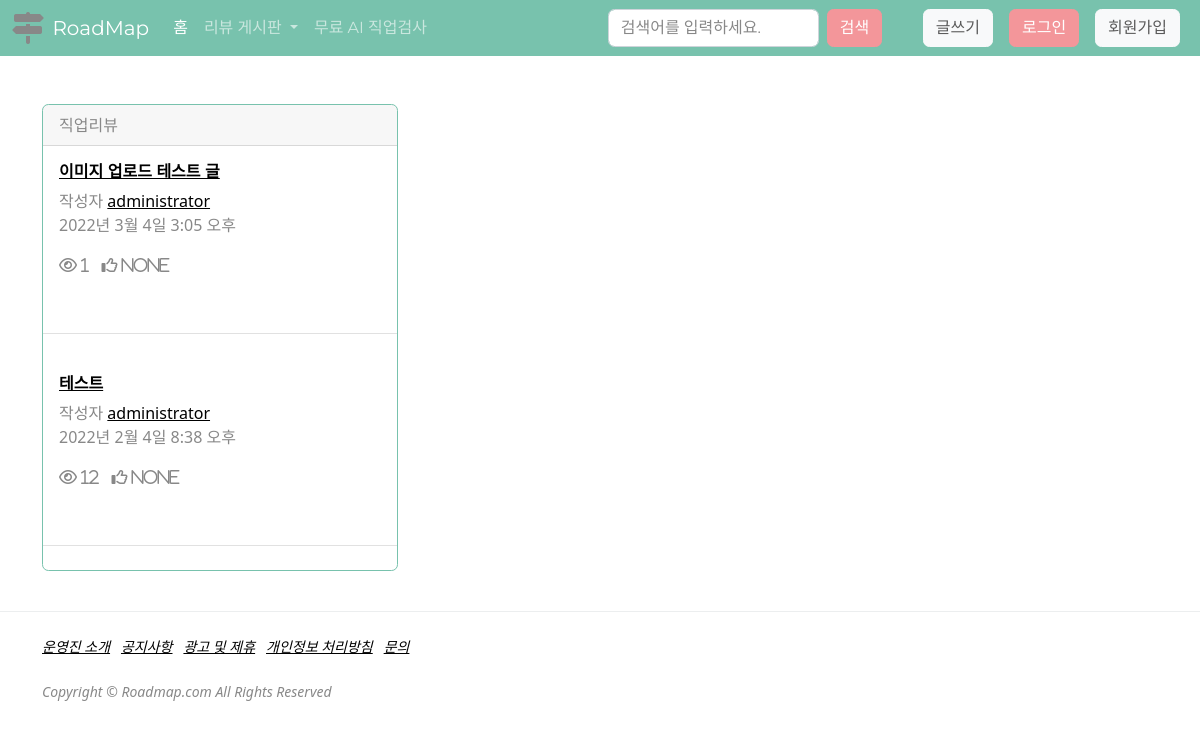
Page /board/job/ on the earlier database version.
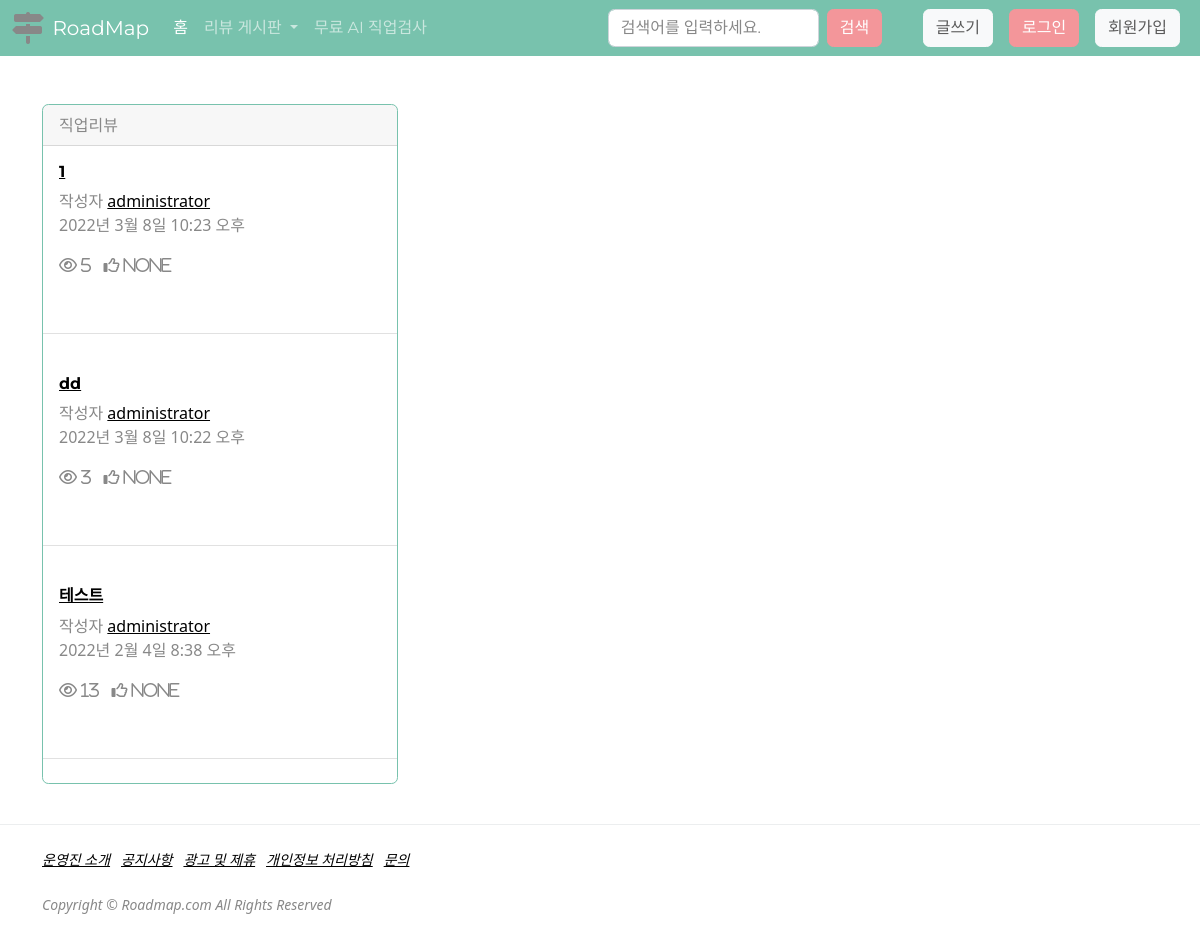
Same page on the later database version.
### board/models.py (models this page shows, shortened)
class Post(models.Model):
    title = models.CharField(max_length=200, verbose_name="제목")
    contents = models.TextField(verbose_name="내용")
    writer = models.ForeignKey(
        'user.BoardMember', on_delete=models.CASCADE, null=True, verbose_name="작성자")
    created_at = models.DateTimeField(
        auto_now_add=True, null=True, verbose_name="작성일")
    updated_at = models.DateTimeField(
        auto_now=True, null=True, verbose_name="최종수정일")
    view_count = models.PositiveIntegerField(default=0, verbose_name="조회수")
    like_count = models.IntegerField(null=True, verbose_name="좋아요수")
    name_choices = (('직업리뷰', '직업리뷰'), ('학과리뷰', '학과리뷰'))
    name = models.CharField(
        max_length=200, null=True, choices=name_choices, verbose_name="게시판명")
    class Meta:
        db_table = 'boards'
        verbose_name = '게시판'
        verbose_name_plural = '게시판'

### user/models.py (models this page shows)
class BoardMember(models.Model):
    username = models.CharField(max_length=100, verbose_name='유저ID')
    email = models.EmailField(max_length=100, verbose_name='유저메일')
    password = models.CharField(max_length=100, verbose_name='유저PW')
    created_at = models.DateTimeField(auto_now_add=True, verbose_name='가입날짜')
    updated_at = models.DateTimeField(auto_now=True, verbose_name='마지막수정일')
    def __str__(self):
        return self.username
    class Meta:
        db_table = 'boardmembers'
        verbose_name = '게시판멤버'
        verbose_name_plural = '게시판멤버'

### board/views.py (the view)
# urls.py: path('job/', views.job, name='job'),
def job(request):
    job_models = Post.objects.filter(name='직업리뷰').order_by('-id')
    return render(request, 'board.html', {'post': job_models, 'board_name': '직업'})

### board/templates/board.html (shortened to what this page needs)
{% extends "base.html" %}
{% block body %}
{% load static %}
<div class="container">
    <div class="row">
        <div class="col-sm-4">
            <div class="card border-primary mb-3" style="max-width: 25rem;">
                <div class="card-header">{{board_name}}리뷰</div>
                {% for board_detail in post %}
                <div class="card-body">
                    <a href="{% url 'board_detail' board_detail.pk %}">
                    <h6 class="card-title">{{board_detail.title}}</h6>
                    </a>
                    <p class="card-text">작성자
                        <a href="{% url 'board_detail' board_detail.pk %}">{{board_detail.writer}}</a><br>
                        {{board_detail.created_at}}
                    </p>
                    <p class="post-counter">
                        <i class="far fa-eye"> {{board_detail.view_count}}</i>
                        <i class="far fa-thumbs-up"> {{board_detail.like_count}}</i>
                </div>
                <hr class="my-4" />
                {% endfor %}
            </div>
        </div>
    </div>
</div>
{% endblock body %}

### main/templates/base.html (shortened to what this page needs)
{% load static %}
<!doctype html>
<html lang="ko">
  <head>
    <link rel="stylesheet" href="/static/css/bootstrap.css" />
  </head>
  <body>
      <nav class="navbar navbar-expand-lg navbar-dark bg-primary">
        <div class="container-fluid">
          <i class="fas fa-map-signs fa-2x"></i> &nbsp;&nbsp;
          <a class="navbar-brand" href="{% url 'index' %}">RoadMap</a>
          <div class="collapse navbar-collapse" id="navbarColor01">
            <ul class="navbar-nav me-auto">
              <li class="nav-item">
                <a class="nav-link active" href="{% url 'index' %}">홈
                </a>
              </li>
              <li class="nav-item dropdown">
                <a class="nav-link dropdown-toggle" href="{% url 'job' %}" id="navbarScrollingDropdown" role="button" data-bs-toggle="dropdown" aria-expanded="false">리뷰 게시판
                </a>
              </li>
              <li class="nav-item">
                <a class="nav-link" href="#">무료 AI 직업검사</a>
              </li>
            </ul>
            <form class="d-flex">
              <input class="form-control me-sm-2" type="text" placeholder="검색어를 입력하세요.">
              <button class="btn btn-secondary my-2 my-sm-0" type="submit">검색</button>
            </form>
            {% if request.session.user %}
            <div class="d-grid gap-2 d-md-flex justify-content-md-end">
              <button class="btn btn-light me-md-2" type="button" onclick="location.href='/board/write'">글쓰기</button>
              <button class="btn btn-secondary me-md-2" type="button" onclick="location.href='/user/logout'">로그아웃</button>
            </div>
            {% else %}
            <div class="d-grid gap-2 d-md-flex justify-content-md-end">
                <button class="btn btn-light me-md-2" type="button" onclick="location.href='/board/write'">글쓰기</button>
                <button class="btn btn-secondary me-md-2" type="button" onclick="location.href='/user/login'">로그인</button>
                <button class="btn btn-light me-md-2" type="button" onclick="location.href='/user/register'">회원가입</button>
            </div>
            {% endif %}
          </div>
        </div>
      </nav>
      <br><br>
      {% block body%}
      {% endblock body %}
      <br>
    <footer class="border-top">
        <div class="container">
                <div class="col my-lg-4">
                    <div class="small text-muted fst-italic">
                        <a href="#">운영진 소개</a>&nbsp;&nbsp;
                        <a href="#">공지사항</a>&nbsp;&nbsp;
                        <a href="#">광고 및 제휴</a>&nbsp;&nbsp;
                        <a href="#">개인정보 처리방침</a>&nbsp;&nbsp;
                        <a href="#">문의</a>&nbsp;&nbsp;
                    </div>
                    <br>
                    <div class="small text-muted fst-italic">Copyright &copy; Roadmap.com All Rights Reserved</div>
                </div>
        </div>
    </footer>
  </body>
</html>

Differences in the rows shown:
removed Post: title "이미지 업로드 테스트 글", writer "administrator", created_at "2022년 3월 4일 3:05 오후", view_count "1", like_count "None"
added Post: title "1", writer "administrator", created_at "2022년 3월 8일 10:23 오후", view_count "5", like_count "None"
added Post: title "dd", writer "administrator", created_at "2022년 3월 8일 10:22 오후", view_count "3", like_count "None"
changed Post "테스트": view_count "12" → "13"
